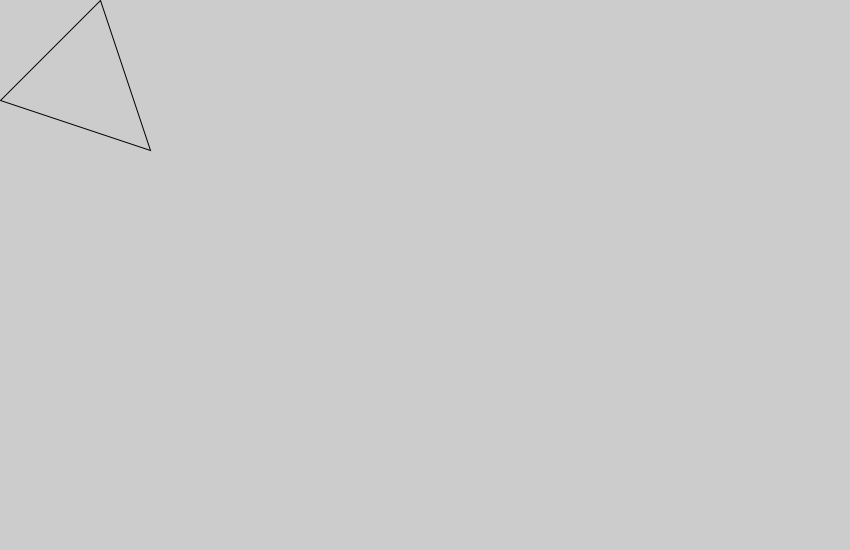
Frame 1 (no input)
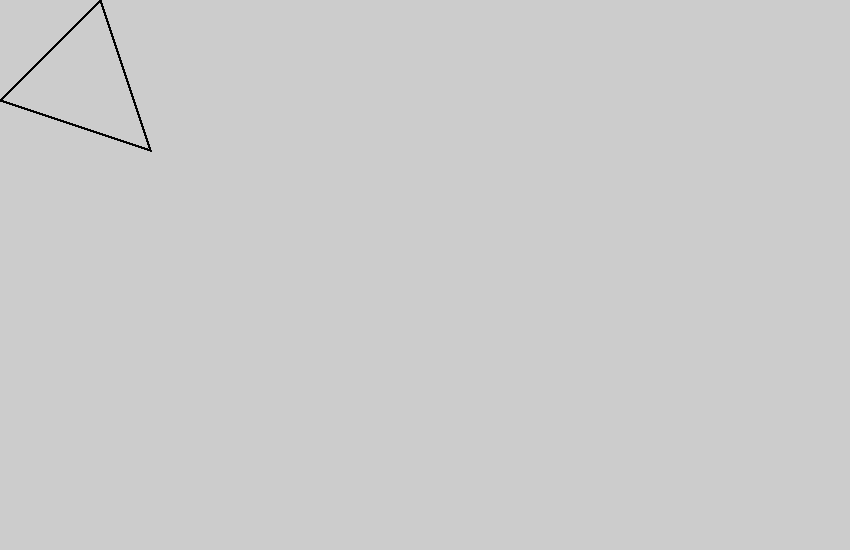
Frame 60 (the mouse pressed at the canvas centre just before this capture)
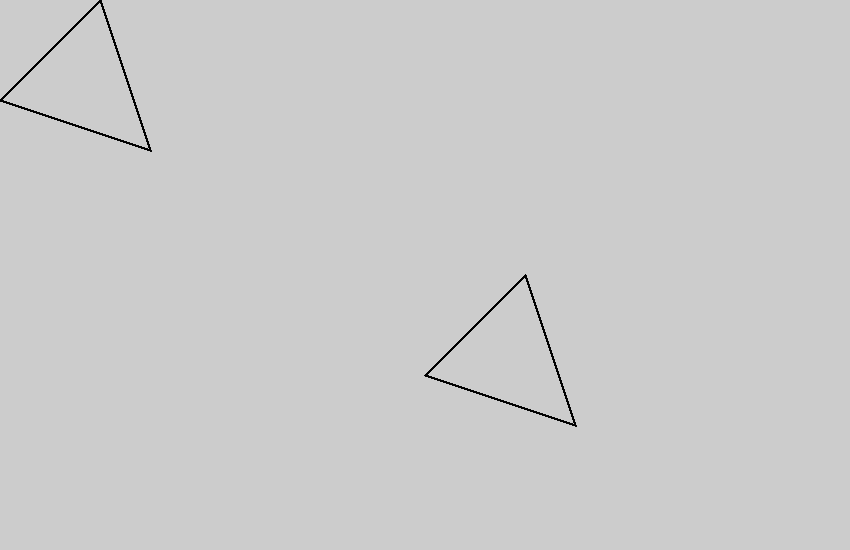
Frame 120 (the mouse held since frame 60 and released just before this capture)

The Processing sketch that drew these frames (run headless with seeded random() and noise(); from frame 60 on, the mouse is pressed at the canvas centre):

// Processing sketch: August_6_sketch_2
// ── August_6_sketch_2.pde
void setup() {
size(850, 550);
}
void draw() {
noFill();
translate(mouseX, mouseY);
triangle(100, 0, 150, 150, 0, 100);
}
